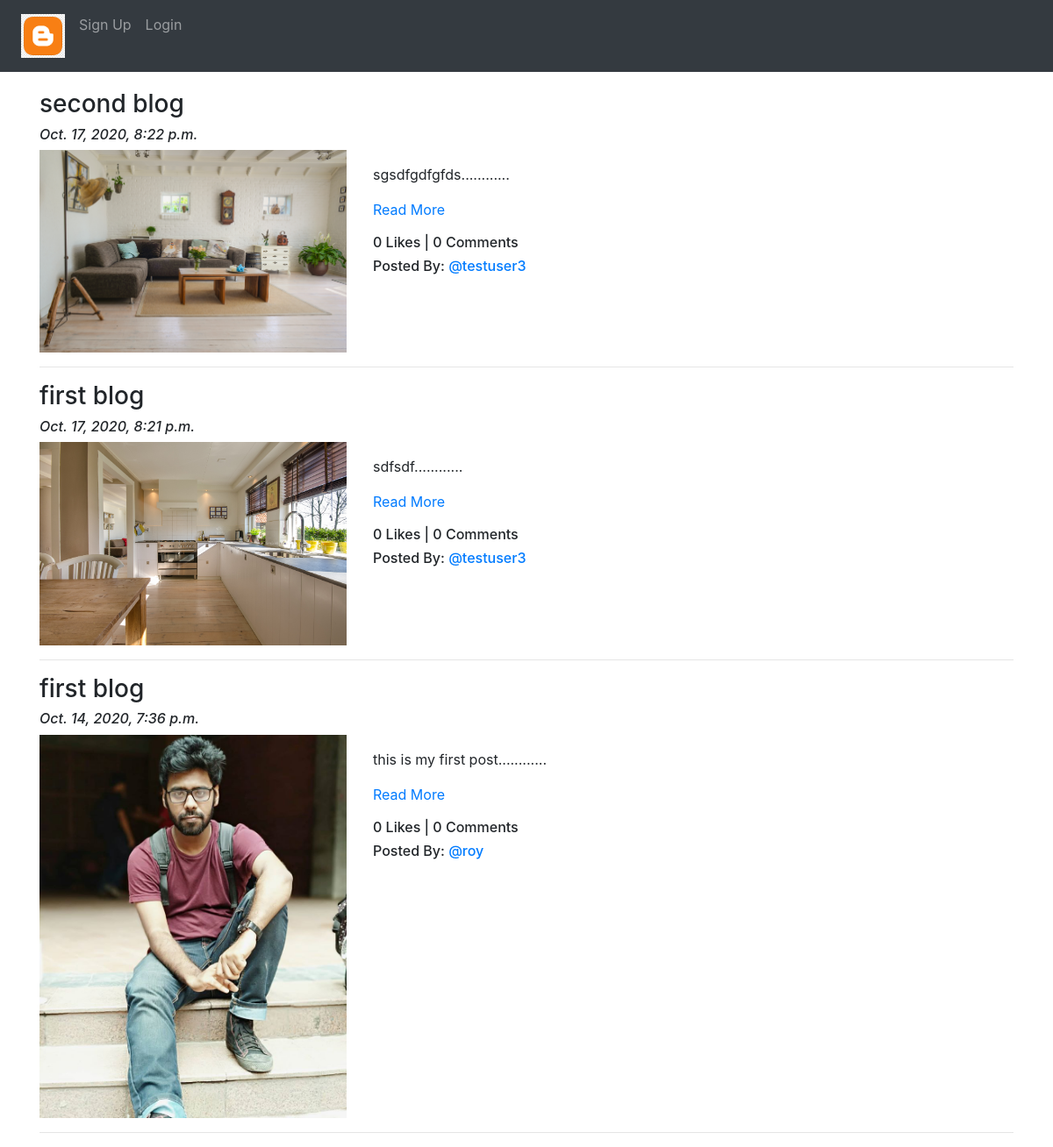
Screenshot of /blog/ with the database file from the repository.
### App_Blog/models.py (models this page shows, shortened)
class Blog(models.Model):
    author = models.ForeignKey(User, on_delete=models.CASCADE , related_name='post_author')
    blog_title = models.CharField(max_length=264 , verbose_name='put a Title')
    slug = models.SlugField(max_length=264, unique = True)
    blog_content = models.TextField(verbose_name="What is on your mind??")
    blog_image = models.ImageField(upload_to='blog_images', verbose_name='Image')
    publish_date = models.DateTimeField(auto_now_add=True)
    update_date = models.DateTimeField(auto_now=True)
    class Meta:
        ordering = ('-publish_date',)

### App_Blog/views.py (the view)
# urls.py: path('',views.BlogList.as_view(),name='blog_list'),
class BlogList(ListView):
    context_object_name = 'blogs'
    model = Blog
    template_name = 'App_Blog/blog_list.html'

### App_Blog/templatetags/custom_filters.py (called while the page is built)
def range_filter(value):
    return value[0:500]+"............"

### templates/App_Blog/blog_list.html (shortened to what this page needs)
{% extends "base.html" %}
{% load custom_filters %}
{% block body_block %}
{% for blog in blogs %}
<h3>{{blog.blog_title}}</h3>
<h6><i>{{blog.publish_date}}</i></h6>
<div class="row">
<div class="col-sm-4">
  <img src="/media/{{blog.blog_image}}" alt="{{blog.blog_title}}" title="blog.blog_title" width="100%">
</div>
<div class="col-sm-8">
<p>{{blog.blog_content|range_filter|linebreaks}} <a href="{% url 'App_Blog:blog_details' slug=blog.slug %}">Read More</a></p>
<h6> {{blog.liked_blog.count}} Likes | {{blog.blog_comment.count}} Comments  </h6>
  <h6>Posted By: <a href="#"> @{{blog.author}} </a> </h6>
</div>
</div>
<hr>
{% endfor %}
{% endblock  %}

### templates/base.html (shortened to what this page needs)
<!doctype html>
<html lang="en">
  <head>
    <link rel="stylesheet" href="https://stackpath.bootstrapcdn.com/bootstrap/4.5.2/css/bootstrap.min.css" >
    <link href="https://maxcdn.bootstrapcdn.com/font-awesome/4.7.0/css/font-awesome.min.css" rel="stylesheet">
  </head>
  <body>
    <nav class="navbar navbar-expand-sm bg-dark navbar-dark">
      <ul class="navbar-nav">
        <li class="nav-item active">
          <a class="nav-link" href="{% url 'index' %}"> <img src="/media/logo.jpg" width="50px"> </a>
        </li>
        {% if user.is_authenticated %}
        <div class="nav-item-dropdown">
          <a class="nav-link dropdown-toggle" href="#" id="navbardrop" data-toggle='dropdown'>@{{user.username}}</a>
          <div class="dropdown-menu">
              <a class="dropdown-item" href="{% url 'App_Blog:create_blog' %}">Write Blog</a>
              <a class="dropdown-item" href="{% url 'App_Login:profile' %}">My Profile</a>
              <a class="dropdown-item" href="{% url 'App_Blog:my_blogs' %}">My Blog</a>
              <hr>
              <a class="dropdown-item" href="{% url 'App_Login:logout' %}">LogOut</a>
        {% else %}
        <li class="nav-item ">
          <a class="nav-link" href="{% url 'App_Login:signup' %}">Sign Up</a>
        </li>
        <li class="nav-item ">
          <a class="nav-link" href="{% url 'App_Login:login' %}">Login</a>
        </li>
        {% endif %}
      </ul>
    </nav>
    <div class="container" style="padding-top:20px">
      {% block body_block %}
      {% endblock %}
    </div>
  </body>
</html>

### rows the page displays
Blog: blog_title "second blog", publish_date "Oct. 17, 2020, 8:22 p.m.", blog_image (picture), blog_content|range_filter "sgsdfgdfgfds............", liked_blog.count "0", blog_comment.count "0", author "testuser3"
Blog: blog_title "first blog", publish_date "Oct. 17, 2020, 8:21 p.m.", blog_image (picture), blog_content|range_filter "sdfsdf............", liked_blog.count "0", blog_comment.count "0", author "testuser3"
Blog: blog_title "first blog", publish_date "Oct. 14, 2020, 7:36 p.m.", blog_image (picture), blog_content|range_filter "this is my first post............", liked_blog.count "0", blog_comment.count "0", author "roy"
